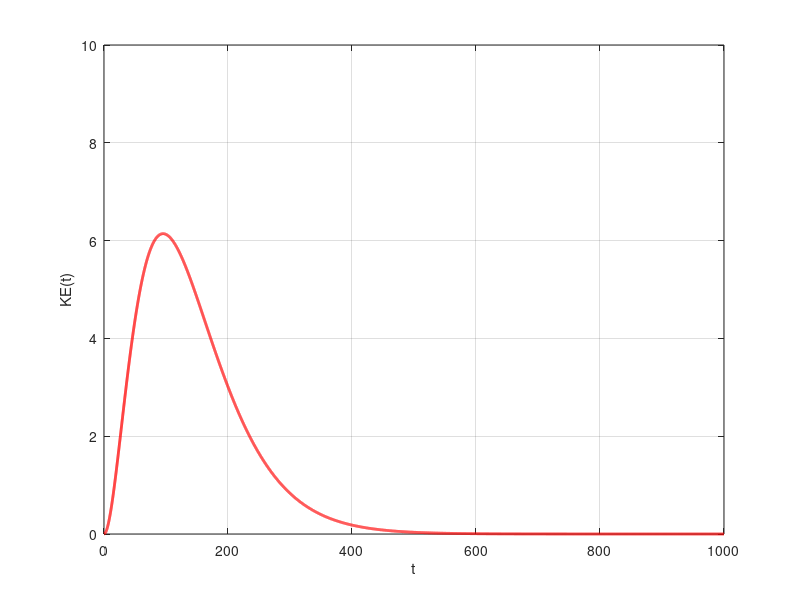
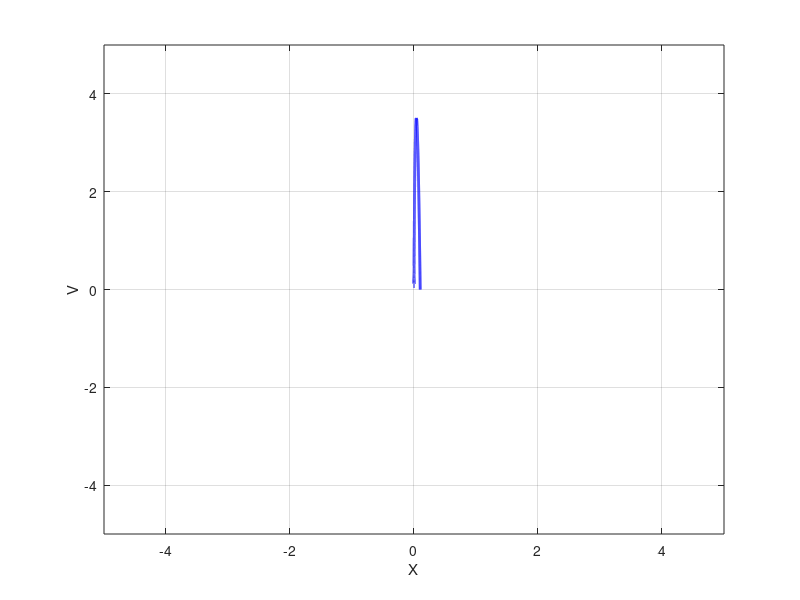

Here is the MATLAB script that generated these plots, in order:
clear;clc;

A = [-0.01 0;1 -0.011];
[T,D]=eig(A)
dT = 0:0.1:1000; % ODE always time from 0 to T, x(0) must be initial condition

%quiver([0 0],[0 0],T(1,:),T(2,:),r); % Plot eigan vectors
x0 = [0.1;0];
[t,xt] = ode45(@(t,xt) A*xt, dT, x0); % Method 2: solve using inbuilt matlab function
figure;plot(dT, 0.5*xt(:,2).^2, 'r', 'LineWidth', 2); grid on;
axis([0 1000 0 10]);
xlabel('t');
ylabel('KE(t)');
figure;plot(xt(:,1), xt(:,2), 'b', 'LineWidth', 2); grid on;
r=5; axis([-r r -r r]);
xlabel('X');
ylabel('V');